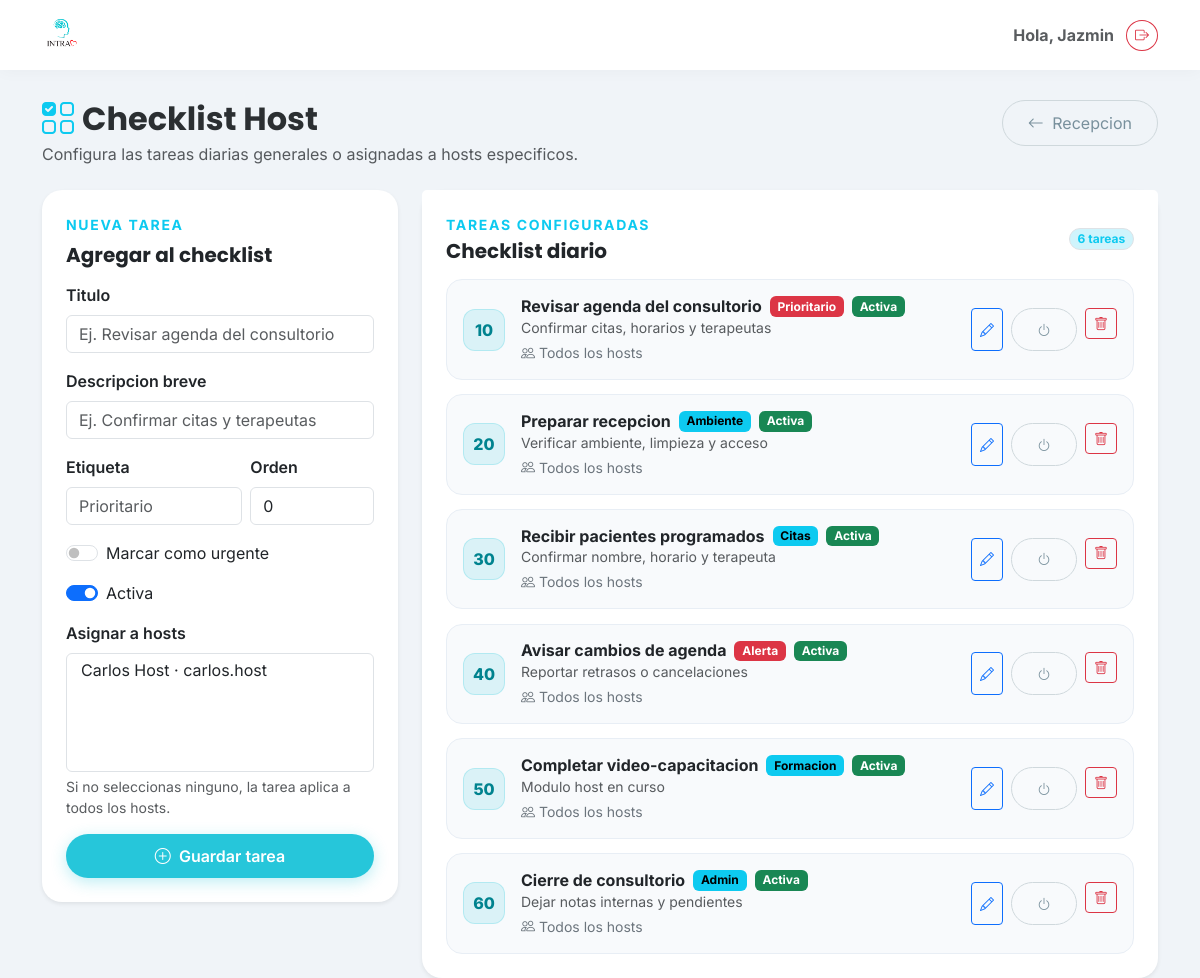
Page /host/checklist/ (signed in) on the committed database.
### clinica/models.py (models this page shows, shortened)
class HostChecklistTask(models.Model):
    titulo = models.CharField(max_length=140)
    subtitulo = models.CharField(max_length=180, blank=True)
    etiqueta = models.CharField(max_length=40, blank=True)
    urgente = models.BooleanField(default=False)
    activo = models.BooleanField(default=True)
    orden = models.PositiveIntegerField(default=0)
    hosts = models.ManyToManyField(
        Host,
        blank=True,
        related_name='tareas_checklist',
        help_text='Dejalo vacio para que aplique a todos los hosts.',
    )
    creado_en = models.DateTimeField(auto_now_add=True)
    class Meta:
        verbose_name = "Tarea de Checklist Host"
        verbose_name_plural = "Tareas de Checklist Host"
        ordering = ['orden', 'id']

### clinica/views.py (the view, shortened to what this page needs)
# urls.py: path('host/checklist/', clinica_views.checklist_host_config, name='checklist_host_config'),
@login_required
def checklist_host_config(request):
    es_usuario_portal = (
        hasattr(request.user, 'perfil_terapeuta') or
        hasattr(request.user, 'perfil_paciente') or
        hasattr(request.user, 'perfil_empresa') or
        hasattr(request.user, 'perfil_host')
    )
    if es_usuario_portal and not (request.user.is_superuser or request.user.is_staff):
        return redirect('home')
    hosts = Host.objects.select_related('usuario').order_by('nombre')
    tareas = list(
        HostChecklistTask.objects
        .prefetch_related('hosts')
        .order_by('orden', 'id')
    )
    tareas_config = [
        {
            'obj': tarea,
            'host_ids': list(tarea.hosts.values_list('id', flat=True)),
            'hosts_display': ', '.join(tarea.hosts.values_list('nombre', flat=True)) or 'Todos los hosts',
        }
        for tarea in tareas
    ]
    return render(request, 'clinica/checklist_host_config.html', {
        'tareas_config': tareas_config,
        'hosts': hosts,
    })

### clinica/templates/clinica/checklist_host_config.html (shortened to what this page needs)
{% extends 'clinica/base.html' %}
{% block content %}
<div class="d-flex align-items-start justify-content-between gap-3 flex-wrap mb-4">
    <div>
        <h2 class="fw-bold text-secondary-emphasis mb-1">
            <i class="bi bi-ui-checks-grid me-2 text-info"></i>Checklist Host
        </h2>
        <p class="text-muted mb-0">Configura las tareas diarias generales o asignadas a hosts especificos.</p>
    </div>
    <a href="{% url 'home' %}" class="btn btn-outline-secondary">
        <i class="bi bi-arrow-left me-1"></i> Recepcion
    </a>
</div>
<div class="row g-4">
    <div class="col-lg-4">
        <div class="card shadow-sm border-0">
            <div class="card-body p-4">
                <p class="text-uppercase fw-bold text-info small mb-2" style="letter-spacing:.12em;">Nueva tarea</p>
                <h5 class="fw-bold mb-3">Agregar al checklist</h5>
                <form method="post">
                    <div class="mb-3">
                        <label class="form-label fw-semibold">Titulo</label>
                        <input type="text" name="titulo" class="form-control" maxlength="140" required placeholder="Ej. Revisar agenda del consultorio">
                    </div>
                    <div class="mb-3">
                        <label class="form-label fw-semibold">Descripcion breve</label>
                        <input type="text" name="subtitulo" class="form-control" maxlength="180" placeholder="Ej. Confirmar citas y terapeutas">
                    </div>
                    <div class="row g-2">
                        <div class="col-7">
                            <label class="form-label fw-semibold">Etiqueta</label>
                            <input type="text" name="etiqueta" class="form-control" maxlength="40" placeholder="Prioritario">
                        </div>
                        <div class="col-5">
                            <label class="form-label fw-semibold">Orden</label>
                            <input type="number" name="orden" class="form-control" value="0" min="0">
                        </div>
                    </div>
                    <div class="form-check form-switch my-3">
                        <input class="form-check-input" type="checkbox" role="switch" name="urgente" id="nuevaUrgente">
                        <label class="form-check-label" for="nuevaUrgente">Marcar como urgente</label>
                    </div>
                    <div class="form-check form-switch mb-3">
                        <input class="form-check-input" type="checkbox" role="switch" name="activo" id="nuevaActiva" checked>
                        <label class="form-check-label" for="nuevaActiva">Activa</label>
                    </div>
                    <div class="mb-3">
                        <label class="form-label fw-semibold">Asignar a hosts</label>
                        <select name="hosts" class="form-select" multiple size="5">
                            {% for host in hosts %}
                                <option value="{{ host.id }}">{{ host.nombre }}{% if host.usuario %} · {{ host.usuario.username }}{% endif %}</option>
                            {% endfor %}
                        </select>
                        <div class="form-text">Si no seleccionas ninguno, la tarea aplica a todos los hosts.</div>
                    </div>
                    <button type="submit" class="btn btn-primary w-100">
                        <i class="bi bi-plus-circle me-1"></i> Guardar tarea
                    </button>
                </form>
            </div>
        </div>
    </div>
    <div class="col-lg-8">
        <div class="card shadow-sm border-0">
            <div class="card-header bg-white border-0 pt-4 px-4">
                <div class="d-flex justify-content-between align-items-center gap-2 flex-wrap">
                    <div>
                        <p class="text-uppercase fw-bold text-info small mb-1" style="letter-spacing:.12em;">Tareas configuradas</p>
                        <h5 class="fw-bold mb-0">Checklist diario</h5>
                    </div>
                    <span class="badge rounded-pill bg-info-subtle text-info border">{{ tareas_config|length }} tareas</span>
                </div>
            </div>
            <div class="card-body p-4 pt-2">
                <div class="host-task-list">
                    {% for item in tareas_config %}
                        {% with tarea=item.obj %}
                        <div class="host-task">
                            <div class="host-task-summary">
                                <div class="host-task-order">{{ tarea.orden }}</div>
                                <div class="flex-grow-1 min-w-0">
                                    <div class="d-flex align-items-center gap-2 flex-wrap">
                                        <h6 class="fw-bold mb-0">{{ tarea.titulo }}</h6>
                                        {% if tarea.etiqueta %}
                                            <span class="badge {% if tarea.urgente %}text-bg-danger{% else %}text-bg-info{% endif %}">{{ tarea.etiqueta }}</span>
                                        {% endif %}
                                        {% if tarea.activo %}
                                            <span class="badge text-bg-success">Activa</span>
                                        {% else %}
                                            <span class="badge text-bg-secondary">Inactiva</span>
                                        {% endif %}
                                    </div>
                                    <p class="text-muted small mb-1">{{ tarea.subtitulo|default:"Sin descripcion" }}</p>
                                    <div class="small text-secondary">
                                        <i class="bi bi-people me-1"></i>{{ item.hosts_display }}
                                    </div>
                                </div>
                                <div class="d-flex gap-2">
                                    <button class="btn btn-sm btn-outline-primary" type="button" data-bs-toggle="collapse" data-bs-target="#editarTarea{{ tarea.id }}">
                                        <i class="bi bi-pencil"></i>
                                    </button>
                                    <form method="post">
                                        <button class="btn btn-sm btn-outline-secondary" type="submit" title="Activar o desactivar">
                                            <i class="bi bi-power"></i>
                                        </button>
                                    </form>
                                    <form method="post" onsubmit="return confirm('¿Eliminar esta tarea del checklist host?');">
                                        <button class="btn btn-sm btn-outline-danger" type="submit" title="Eliminar">
                                            <i class="bi bi-trash"></i>
                                        </button>
                                    </form>
                                </div>
                            </div>
                        </div>
                        {% endwith %}
                    {% empty %}
                        <div class="text-center py-5 text-muted">
                            <i class="bi bi-ui-checks-grid fs-1 d-block mb-2"></i>
                            Aun no hay tareas configuradas.
                        </div>
                    {% endfor %}
                </div>
            </div>
        </div>
    </div>
</div>
{% endblock %}

### clinica/templates/clinica/base.html (shortened to what this page needs)
{% load static %}
<!DOCTYPE html>
<html lang="es">
<head>
    <link href="https://cdn.jsdelivr.net/npm/bootstrap@5.3.0/dist/css/bootstrap.min.css" rel="stylesheet">
    <link rel="stylesheet" href="https://cdn.jsdelivr.net/npm/bootstrap-icons@1.10.5/font/bootstrap-icons.css">
</head>
<body>
    <nav class="navbar navbar-expand-lg fixed-top">
        <div class="container">
            <a class="navbar-brand d-flex align-items-center" href="{% url 'home' %}">
               <img src="{% static 'clinica/images/logo.png' %}" alt="Logo INTRA" class="me-2">
            </a>
            <div class="d-flex align-items-center gap-2">
                <span class="me-1 text-muted fw-bold d-none d-md-block">
                    Hola, {{ user.username|title }}
                </span>
<form action="{% url 'logout' %}" method="post">
                    <button type="submit" class="btn btn-outline-danger btn-sm rounded-circle" title="Cerrar Sesión">
                        <i class="bi bi-box-arrow-right"></i>
                    </button>
                </form>
            </div>
        </div>
    </nav>
    <div class="container" style="margin-top: 100px;">
        {% block content %}
        {% endblock %}
    </div>
</body>
<link href="https://cdn.jsdelivr.net/npm/select2@4.1.0-rc.0/dist/css/select2.min.css" rel="stylesheet" />
<link rel="stylesheet" href="https://cdn.jsdelivr.net/npm/select2-bootstrap-5-theme@1.3.0/dist/select2-bootstrap-5-theme.min.css" />
</html>

### clinica/templates/clinica/base.html (style rules this page uses)
:root { --intra-primary: #26C6DA; --intra-secondary: #EF5350; --intra-dark: #37474F; --intra-light: #F0F4F8; --intra-white: #FFFFFF; }
body { background-color: var(--intra-light); font-family: 'Inter', sans-serif; color: var(--intra-dark); }
h1, h2, h3, h4, h5, .navbar-brand { font-family: 'Poppins', sans-serif; }
.btn-primary { background-color: var(--intra-primary); border: none; border-radius: 50px; padding: 10px 25px; font-weight: 600; box-shadow: 0 4px 15px rgba(38, 198, 218, 0.3); transition: all 0.3s ease; }
.btn-outline-secondary { border-color: #CFD8DC; color: #78909C; border-radius: 50px; padding: 10px 25px; }
.card { border: none; border-radius: 20px; box-shadow: 0 10px 30px rgba(0,0,0,0.05); }
.navbar { background-color: var(--intra-white); box-shadow: 0 2px 15px rgba(0,0,0,0.03); padding-top: 10px; padding-bottom: 10px; }
.navbar-brand img { height: 40px; width: auto; }

### clinica/templates/clinica/checklist_host_config.html (style rules this page uses)
.host-task-list { display: grid; gap: .9rem; }
.host-task { background: #F8FAFC; border: 1px solid #E8EEF5; border-radius: 1rem; overflow: hidden; }
.host-task-summary { display: flex; align-items: center; gap: 1rem; padding: 1rem; }
.host-task-order { width: 42px; height: 42px; border-radius: 12px; display: grid; place-items: center; flex: 0 0 auto; color: #00838F; font-weight: 800; background: rgba(38,198,218,.14); border: 1px solid rgba(38,198,218,.22); }
.min-w-0 { min-width: 0; }

### rows in the picture
HostChecklistTask: obj.orden "10", obj.titulo "Revisar agenda del consultorio", obj.etiqueta "Prioritario", activo "Activa", obj.subtitulo "Confirmar citas, horarios y terapeutas", hosts_display "Todos los hosts"
HostChecklistTask: obj.orden "20", obj.titulo "Preparar recepcion", obj.etiqueta "Ambiente", activo "Activa", obj.subtitulo "Verificar ambiente, limpieza y acceso", hosts_display "Todos los hosts"
HostChecklistTask: obj.orden "30", obj.titulo "Recibir pacientes programados", obj.etiqueta "Citas", activo "Activa", obj.subtitulo "Confirmar nombre, horario y terapeuta", hosts_display "Todos los hosts"
HostChecklistTask: obj.orden "40", obj.titulo "Avisar cambios de agenda", obj.etiqueta "Alerta", activo "Activa", obj.subtitulo "Reportar retrasos o cancelaciones", hosts_display "Todos los hosts"
HostChecklistTask: obj.orden "50", obj.titulo "Completar video-capacitacion", obj.etiqueta "Formacion", activo "Activa", obj.subtitulo "Modulo host en curso", hosts_display "Todos los hosts"
HostChecklistTask: obj.orden "60", obj.titulo "Cierre de consultorio", obj.etiqueta "Admin", activo "Activa", obj.subtitulo "Dejar notas internas y pendientes", hosts_display "Todos los hosts"

### other values in the picture
{{ user.username|title }} "Jazmin"
{{ tareas_config|length }} "6"
